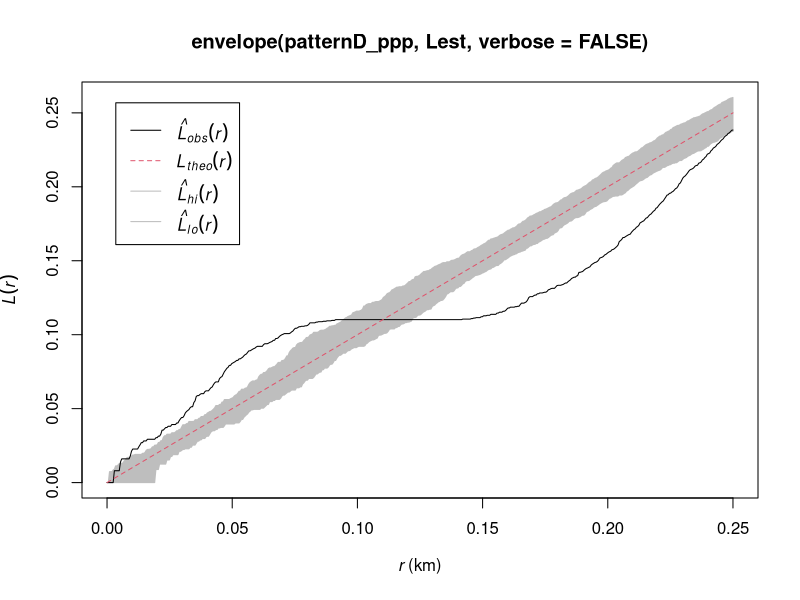
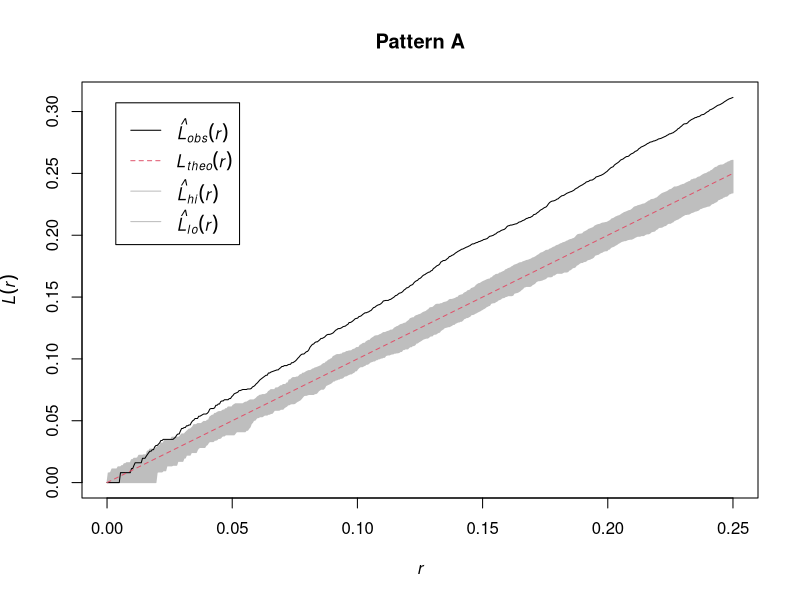
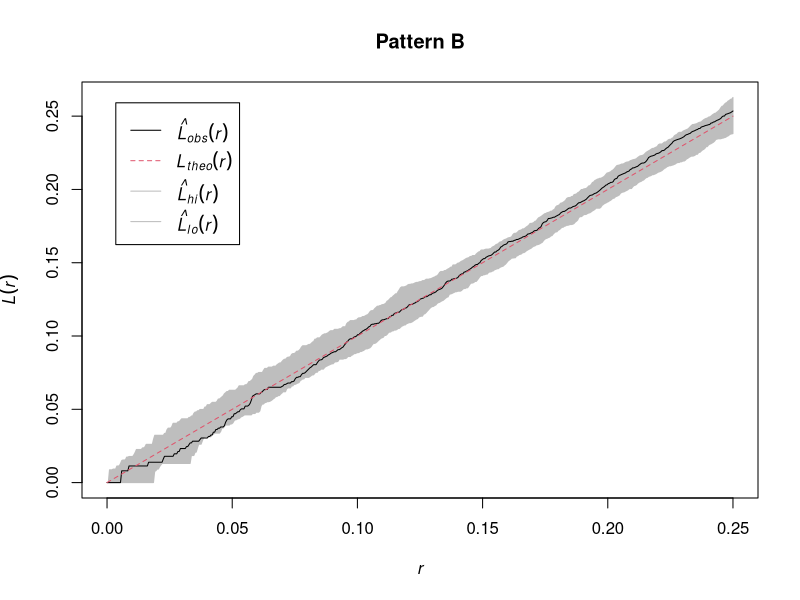
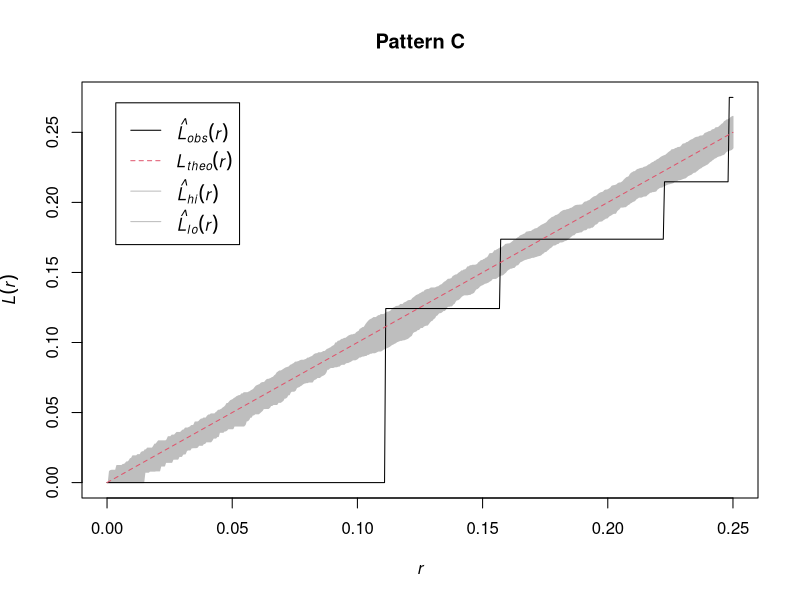
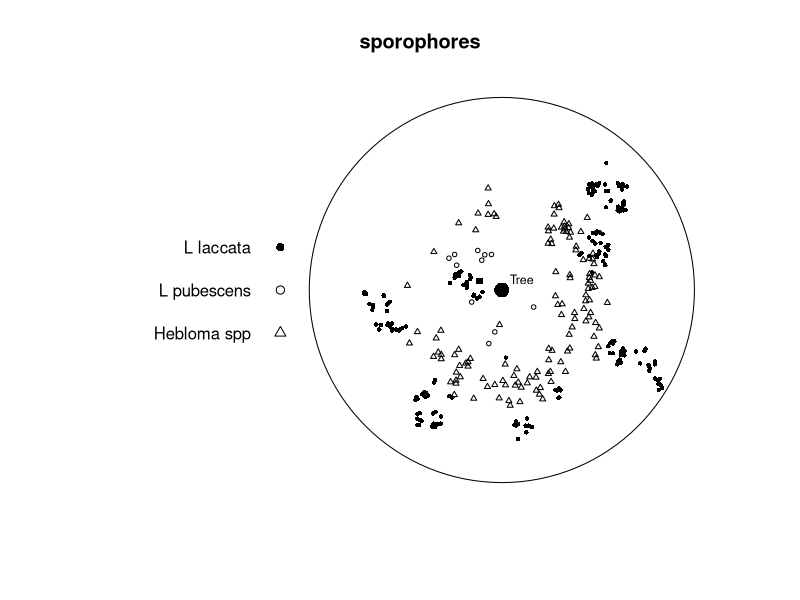
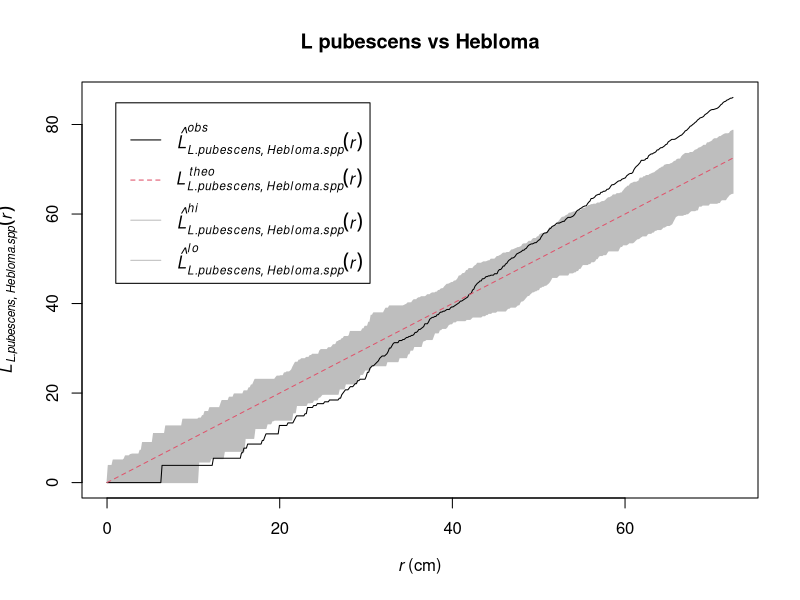
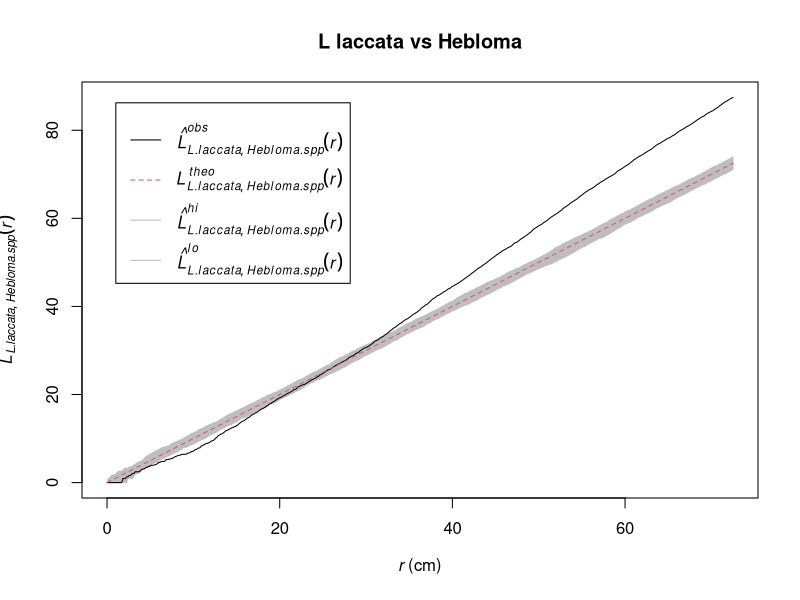
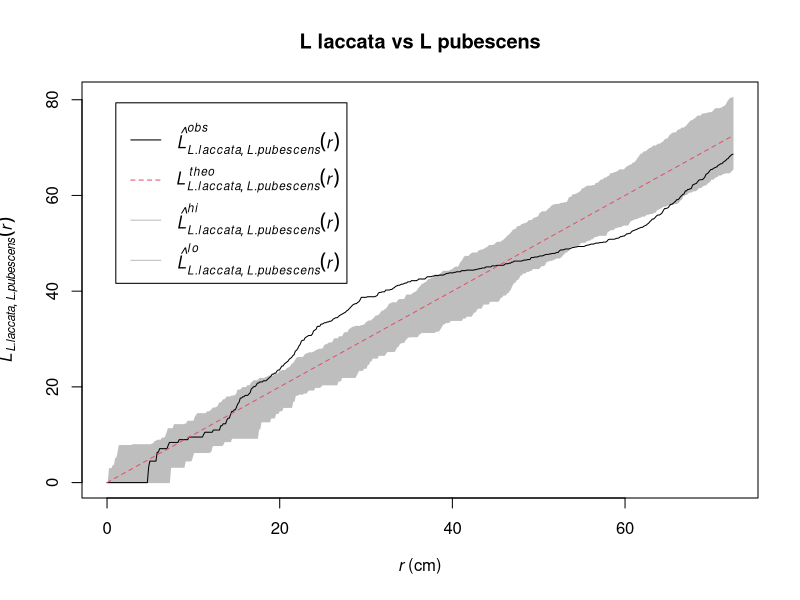

The R source for these figures, in order:
## ---- chunk 1
set.seed(1984)
library(tidyverse)
library(spatstat)
## ---- chunk 2
n <- 100
patternA <- data.frame(x=rnorm(n), y=rnorm(n), id="A")
patternB <- data.frame(x=runif(n), y=runif(n), id="B")
patternC <- data.frame(expand.grid(x=seq(0,1,length.out=sqrt(n)),
                                   y=seq(0,1,length.out=sqrt(n))), id="C")
patternD <- data.frame(expand.grid(x=rep(seq(0,1,length.out=n/20),2),
                                   y=rep(seq(0,1,length.out=n/20),2)), id="D")
patternD$x <- jitter(patternD$x)
patternD$y <- jitter(patternD$y)
simDat <- bind_rows(patternA, patternB, patternC, patternD) %>%
  group_by(id) %>%
  mutate(x=scales::rescale(x), y=scales::rescale(y))
## ---- chunk 3
patternD <- simDat %>% filter(id=="D")
patternD_ppp <- ppp(x=patternD$x, y=patternD$y,
                    xrange=c(0,1), yrange=c(0,1), unitname="km")
plot(envelope(patternD_ppp, Lest, verbose=FALSE))
## ---- chunk 4
for(id_val in c("A","B","C")) {
  pat <- simDat %>% filter(id==id_val)
  p   <- ppp(x=pat$x, y=pat$y, xrange=c(0,1), yrange=c(0,1))
  plot(envelope(p, Lest, verbose=FALSE), main=paste("Pattern", id_val))
}
## ---- chunk 5
data(sporophores)
summary(sporophores)
plot(sporophores, chars=c(16,1,2), cex=0.6, leg.args=list(cex=1.1))
points(0, 0, pch=16, cex=2)
text(15, 8, "Tree", cex=0.75)
## ---- chunk 6
# Hebloma vs L pubescens
cross_heb_pub <- envelope(sporophores, "Lcross",
                          i="L pubescens", j="Hebloma spp", verbose=FALSE)
plot(cross_heb_pub, main="L pubescens vs Hebloma")

# L lac vs Hebloma
cross_lac_heb <- envelope(sporophores, "Lcross",
                          i="L laccata", j="Hebloma spp", verbose=FALSE)
plot(cross_lac_heb, main="L laccata vs Hebloma")

# L lac vs L pubescens
cross_lac_pub <- envelope(sporophores, "Lcross",
                          i="L laccata", j="L pubescens", verbose=FALSE)
plot(cross_lac_pub, main="L laccata vs L pubescens")
